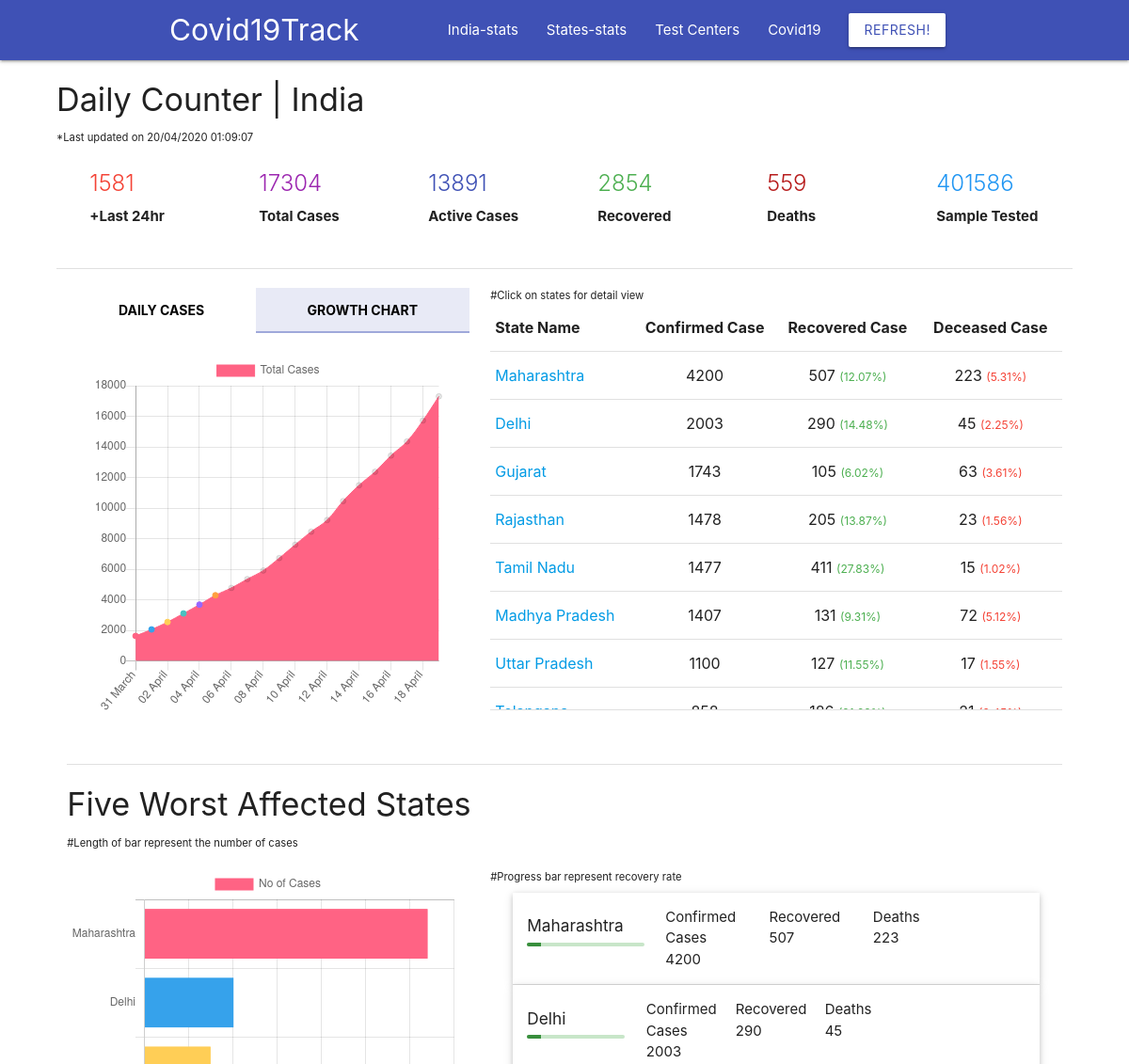
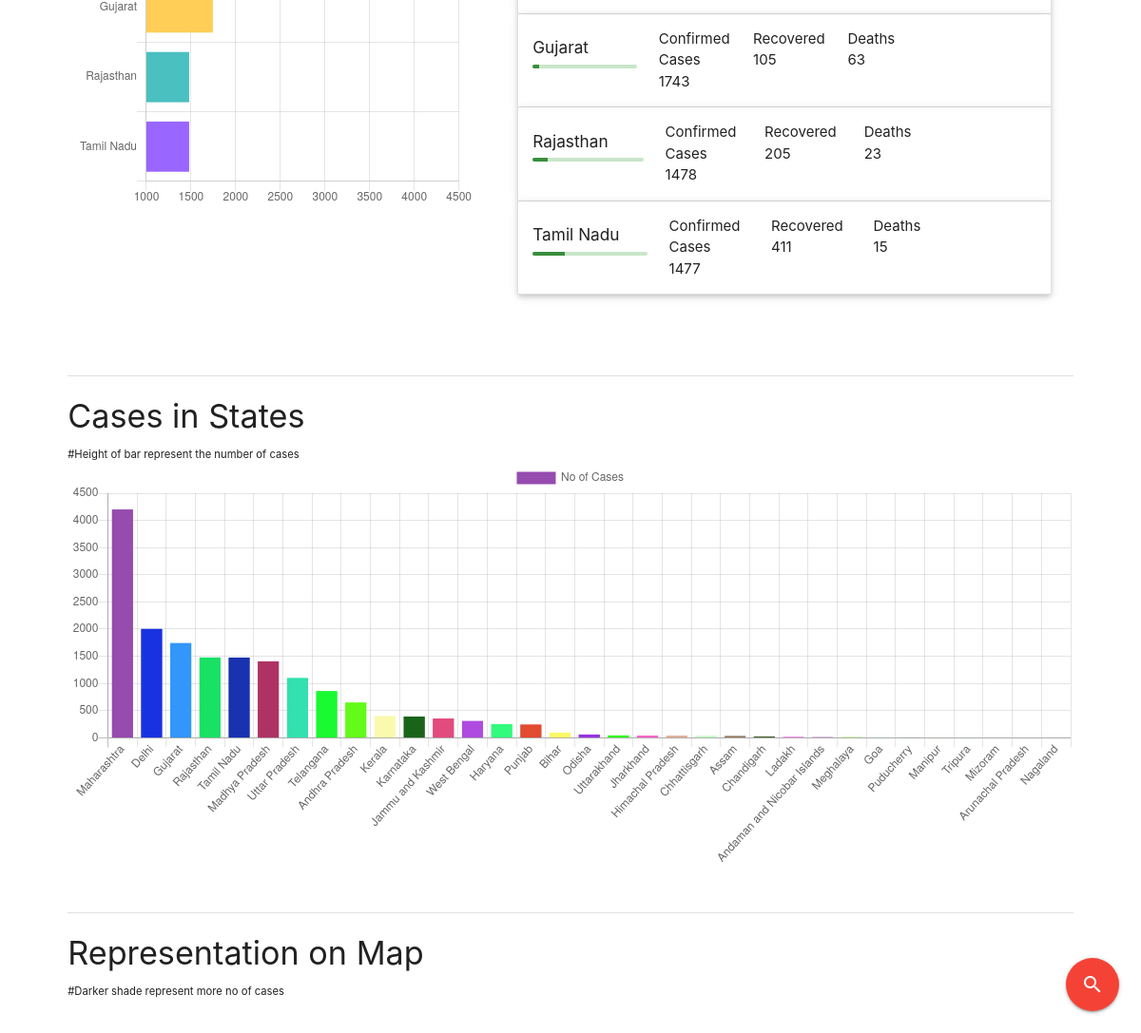
The page /india/status on the database as committed earlier (2 pictures, top to bottom).
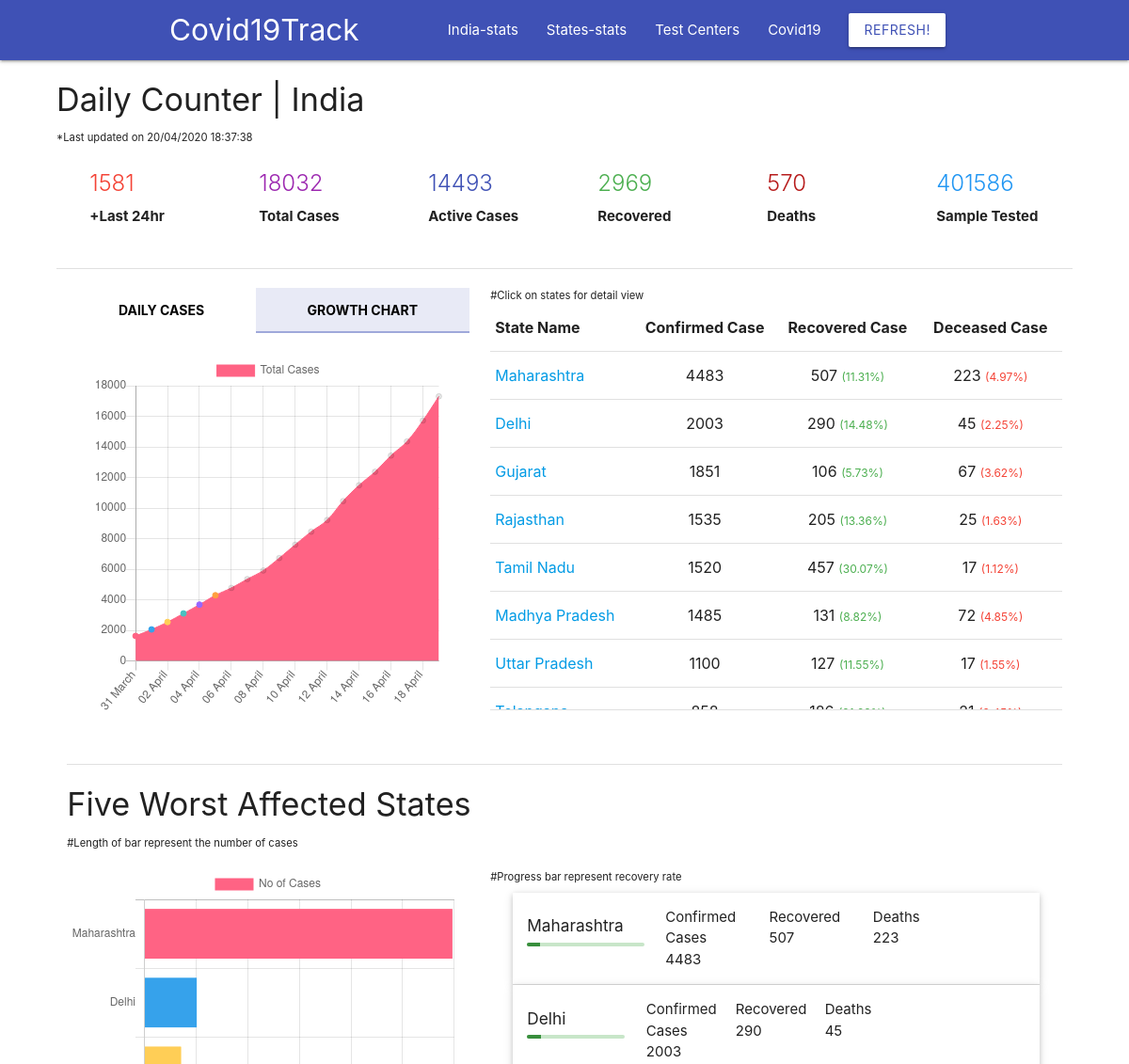
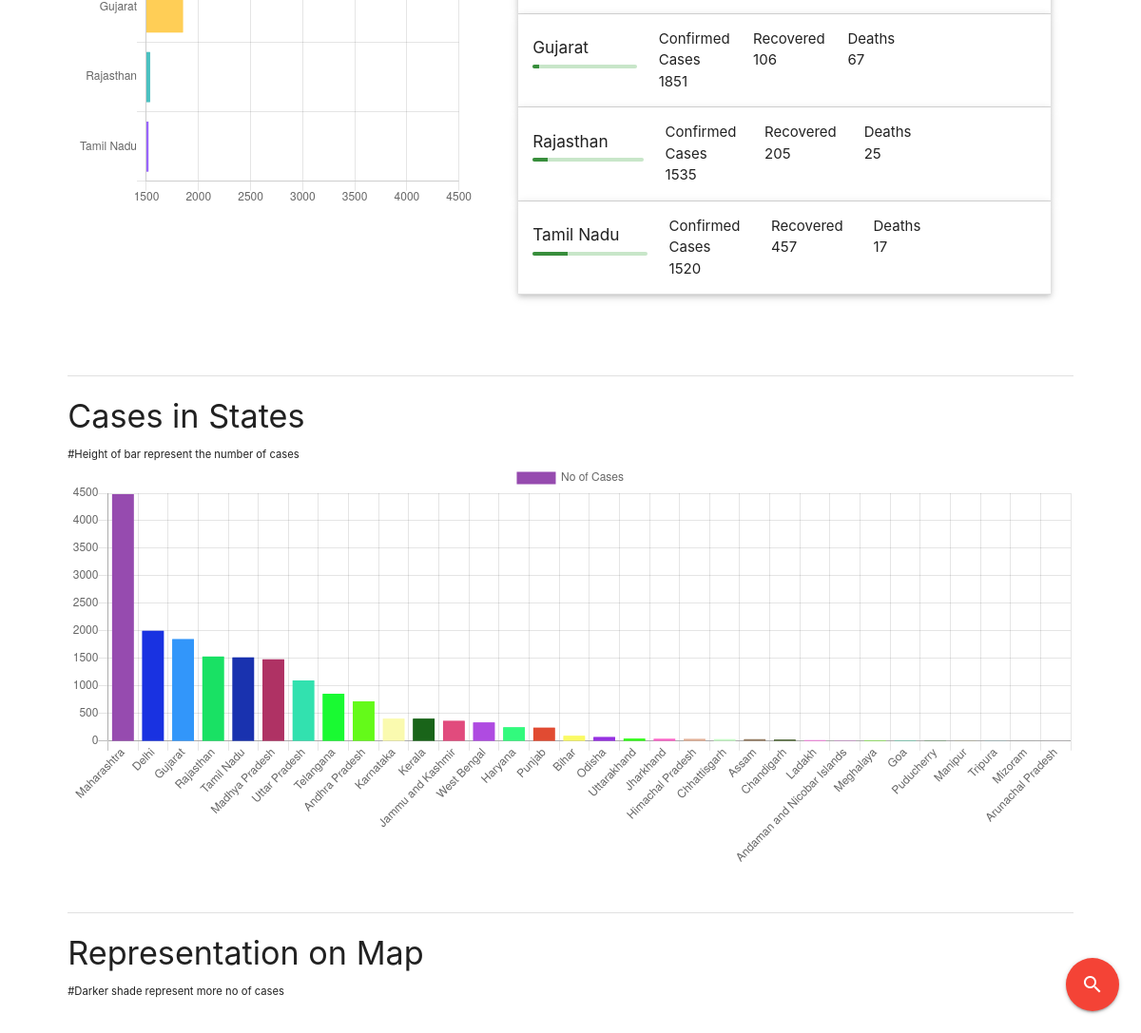
The same page on the database as committed later (2 pictures, top to bottom).
### indiaRecords/models.py (models this page shows, shortened)
class ImpParam(models.Model):
    key = models.CharField(max_length=100, unique=True)
    value = models.CharField(max_length=100)

class State(models.Model):
    name = models.CharField(max_length=100, unique=True)
    statecode = models.CharField(max_length=10,unique=True)
    confirmed = models.IntegerField(default=0)
    deaths = models.IntegerField(default=0)
    recovered = models.IntegerField(default=0)
    active = models.IntegerField(default=0)
    deltaconfirmed= models.IntegerField(default=0)
    deltadeaths= models.IntegerField(default=0)
    deltarecovered= models.IntegerField(default=0)
    latitude = models.DecimalField(max_digits=5, decimal_places=2, default=0)
    longitude = models.DecimalField(max_digits=5, decimal_places=2, default=0)
    lastupdatetime = models.CharField(max_length=100)

### indiaRecords/views.py (the view, shortened to what this page needs)
# urls.py: path('india/status', iv.India.as_view(),name='india_status_home'),
class India(View):
    mytemplate = 'india_status.html'
    unsupported = 'Unsupported operation'
    def get(self, request):
        indconfirmed = ImpParam.objects.get(key="indconfirmed").value
        indactive = ImpParam.objects.get(key="indactive").value
        inddeaths = ImpParam.objects.get(key="inddeaths").value
        indrecovered = ImpParam.objects.get(key="indrecovered").value
        inddeltadeaths = ImpParam.objects.get(key="inddeltadeaths").value
        inddeltaconfirmed = ImpParam.objects.get(key="inddeltaconfirmed").value
        inddeltarecovered = ImpParam.objects.get(key="inddeltarecovered").value
        totalindividualtested = ImpParam.objects.get(key="totalindividualtested").value
        totalsampletested = ImpParam.objects.get(key="totalsampletested").value
        lastupdated = ImpParam.objects.get(key="indlastupdatetime").value
        statedata = State.objects.all().filter(confirmed__gte=1).order_by('-confirmed')
        indiatimeseries = IndiaTimeSeries.objects.all()
        last24hr = indiatimeseries[len(indiatimeseries)-1].dailyconfirmed
        indiatimeserieslabel = []
        indiatimeseriesdailydata = []
        inditimeseriescummdata = []
        barcolorlist = []
        statenameslabel = []
        statecasedata=[]
        barcolorlistforstate = []
        for tcs in indiatimeseries:
            indiatimeserieslabel.append(tcs.date)
            indiatimeseriesdailydata.append(tcs.dailyconfirmed)
            barcolorlist.append('rgba(255, 99, 132, 8)',)
            inditimeseriescummdata.append(tcs.totalconfirmed)
        mapdatalist = [['State', 'Count']]
        for st in statedata:
            statenameslabel.append(st.name)
            statecasedata.append(st.confirmed)
            mapdatalist.append([st.name,st.confirmed])
            clr = 'rgba('+str(random.randint(1, 10)*25)+','+str(random.randint(1, 10)*25)+','+str(random.randint(1, 10)*25)+','+'8';
            barcolorlistforstate.append(clr)
        top5namelabel = []
        top5data = []
        topstate = statedata[0:5]
        top5 = {}
        for tpss in topstate:
            distr = District.objects.all().filter(state=tpss).order_by('-confirmed')
            top5.update({tpss:distr})
            top5namelabel.append(tpss.name)
            top5data.append(tpss.confirmed)
        context = {
            'indconfirmed':indconfirmed,
            'indactive':indactive,
            'inddeaths':inddeaths,
            'indrecovered':indrecovered,
            'totalindividualtested':totalindividualtested,
            'totalsampletested':totalsampletested,
            'indiatimeserieslabel':indiatimeserieslabel[-20:],
            'indiatimeseriesdailydata':indiatimeseriesdailydata[-20:],
            'barcolorlist':barcolorlist,
            'inditimeseriescummdata':inditimeseriescummdata[-20:],
            'statenameslabel':statenameslabel,
            'statecasedata':statecasedata,
            'statedata':statedata,
            'top5':top5,
            'mapdatalist':mapdatalist,
            'top5data':top5data,
            'top5namelabel':top5namelabel,
            'barcolorlistforstate':barcolorlistforstate,
            'lastupdated':lastupdated,
            'refresh_message':"No new update",
            'last24hr':last24hr,
        }
        return render(request,self.mytemplate,context)

### indiaRecords/templates/india_status.html (shortened to what this page needs)
{% extends 'base.html' %}
{% load mathfilters %}
{% load static %}
{% block content %}
<script type="text/javascript">
google.load('visualization', '1', {'packages': ['geochart']});
google.setOnLoadCallback(drawVisualization);
function drawVisualization() {
var data = google.visualization.arrayToDataTable({{ mapdatalist |safe}});
var opts = {
  region: 'IN',
  displayMode: 'regions',
  resolution: 'provinces',
  colorAxis: {colors: ['#ffebee', '#f44336']},
};
var geochart = new google.visualization.GeoChart(
    document.getElementById('visualization'));
geochart.draw(data, opts);
};
</script>
<div class="container widthextra">
  <div class="heading padding_zero-fixed">
    <h4 class="shadow">
      Daily Counter | India
    </h4>
    <small>*Last updated on {{ lastupdated }}</small>
    <div class="row">
      <div class="col s6 m4 l2">
        <div class="card">
          <div class="card-content shadowindigo">
            <span class="card-title counter-count red-text"> {{ last24hr }}</span>
            <p>
              +Last 24hr <br>
            </p>
          </div>
        </div>
      </div>
        <div class="col s6 m4 l2">
          <div class="card ">
            <div class="card-content shadowblue">
              <span class="card-title counter-count purple-text">{{ indconfirmed }}</span>
              <p>
                Total Cases <br>
              </p>
            </div>
          </div>
        </div>
        <div class="col s6 m4 l2">
          <div class="card">
            <div class="card-content shadowpurple">
              <span class="card-title counter-count indigo-text">{{ indactive }}</span>
              <p>
                Active Cases <br>
              </p>
            </div>
          </div>
        </div>
        <div class="col s6 m4 l2">
          <div class="card">
            <div class="card-content shadowgreen">
              <span class="card-title counter-count green-text">{{ indrecovered }}</span>
              <p>
                Recovered <br>
              </p>
            </div>
          </div>
        </div>
        <div class="col s6 m4 l2">
          <div class="card">
            <div class="card-content shadowred">
              <span class="card-title counter-count deathtext">{{ inddeaths }}</span>
              <p>
                Deaths <br>
              </p>
            </div>
          </div>
        </div>
        <div class="col s6 m4 l2">
          <div class="card ">
            <div class="card-content shadowteal">
              <span class="card-title counter-count blue-text">{{ totalsampletested }}</span>
              <p>
                Sample Tested <br>
              </p>
            </div>
          </div>
        </div>
    </div>
    </div>
<div class="divider pdd"></div>
    <div class="row">
      <div class="col hide-on-small-only m6 l5">
        <div class="card">
        <div class="card-tabs">
          <ul class="tabs tabs-fixed-width">
            <li class="tab"><a href="#myChart_bar">Daily Cases</a></li>
            <li class="tab"><a class="active" href="#myChart_line">Growth Chart</a></li>
          </ul>
        </div>
        <div class="card-content ">
          <canvas id="myChart_line" width="400" height="400"></canvas>
        </div>
        </div>
      </div>
      <div class="col s12 m6 l7">
      <small>  #Click on states for detail view </small>
        <table class="highlight">
          <thead>
            <tr>
                <th>State Name</th>
                <th class="centeralign">Confirmed Case</th>
                <th class="centeralign">Recovered Case</th>
                <th class="centeralign">Deceased Case</th>
            </tr>
          </thead>
          <tbody>
            {% for state in statedata %}
            <tr>
              <td> <a href="{% url 'state_status' state.statecode %}"> {{ state.name }} </a>  </td>
              <td class="centeralign"> {{ state.confirmed }}  </td>
              <td class="centeralign"> {{ state.recovered }} <small class="green-text">({{ state.recovered|div:state.confirmed|mul:100|floatformat:2 }}%)</small> </td>
              <td class="centeralign"> {{ state.deaths }} <small class="red-text">({{ state.deaths|div:state.confirmed|mul:100|floatformat:2 }}%) </td>
            </tr>
            {% endfor %}
          </tbody>
        </table>
        <div class="divider pdd"></div>
      </div>
      <div class="col s12 l12 m12">
        <div class="divider margin_top"> </div>
        <h4 class="shadow"> Five Worst Affected States </h4>
      <small>  #Length of bar represent the number of cases </small>
      </div>
      <div class="box">
      <div class="row">
        <div class="col s12 m6 l5 padding_top heightMatch hide-on-small-only">
          <canvas id="myChart_horizontal_bar" width="400" height="400">Test 2</canvas>
        </div>
        <div class="col s12 m6 l7 padding_top">
        <small>  #Progress bar represent recovery rate </small>
          <ul class="collapsible popout">
            {% for top,topd in top5.items %}
            <li>
              <div class="collapsible-header">
                <div class="row padding_zero">
                  <div class="col s12 m12 l4 padding_zero">
                    <h6>{{ top.name }}</h6>
                    <div class="progress green lighten-4">
                        <div class="determinate green darken-2" style="width: {{ top.recovered|div:top.confirmed|mul:100|floatformat:2 }}%"></div>
                    </div>
                  </div>
                  <div class="col s4 m4 l3  padding_zero">
                    Confirmed Cases
                    <div>
                      {{ top.confirmed }}
                    </div>
                  </div>
                  <div class="col s4 m4 l3 padding_zero">
                    Recovered
                    <div>
                      {{ top.recovered }}
                    </div>
                  </div>
                  <div class="col s4 m4 l2 padding_zero">
                    Deaths
                    <div>
                      {{ top.deaths }}
                    </div>
                  </div>
                </div>
              </div>
            </li>
            {% endfor %}
          </ul>
        </div>
    </div>
  </div>
  </div>
  <div class="row">
    <div class="col s12 l12 m12">
      <div class="divider margin_top"> </div>
      <h4 class="shadow"> Cases in States </h4>
    <small>  #Height of bar represent the number of cases  </small>
    </div>
    <div class="col s12 l12 m12 hide-on-small-only">
      <canvas id="myChart_state_bar" width="100%" height="40%"> </canvas>
    </div>
  </div>
  <div class="row">
    <div class="col s12 l12 m12">
      <div class="divider margin_top"> </div>
      <h4 class="shadow"> Representation on Map </h4>
    <small> #Darker shade represent more no of cases  </small>
    </div>
    <div class="col s12 l12 m12">
    </div>
  </div>
</div>
<script>
var ctx = document.getElementById('myChart_line').getContext('2d');
var myChart = new Chart(ctx, {
  type: 'line',
  data: {
      labels: {{ indiatimeserieslabel |safe}},
      datasets: [{
          label: 'Total Cases',
          data: {{inditimeseriescummdata | safe}},
          backgroundColor: [
              'rgba(255, 99, 132, 1)',
              'rgba(54, 162, 235, 1)',
              'rgba(255, 206, 86, 1)',
              'rgba(75, 192, 192, 1)',
              'rgba(153, 102, 255, 1)',
              'rgba(255, 159, 64, 1)'
          ],
          borderColor: [
              'rgba(255, 99, 132, 1)',
              'rgba(54, 162, 235, 1)',
              'rgba(255, 206, 86, 1)',
              'rgba(75, 192, 192, 1)',
              'rgba(153, 102, 255, 1)',
              'rgba(255, 159, 64, 1)'
          ],
          borderWidth: 1
      }]
  },
  options: {
      scales: {
          yAxes: [{
              ticks: {
                  beginAtZero: true
              }
          }]
      }
  }
});
</script>
<script>
var ctx = document.getElementById('myChart_horizontal_bar').getContext('2d');
var myChart = new Chart(ctx, {
type: 'horizontalBar',
data: {
    labels: {{ top5namelabel |safe}},
    datasets: [{
        label: 'No of Cases',
        data:  {{ top5data |safe}},
        backgroundColor: [
                'rgba(255, 99, 132, 1)',
                'rgba(54, 162, 235, 1)',
                'rgba(255, 206, 86, 1)',
                'rgba(75, 192, 192, 1)',
                'rgba(153, 102, 255, 1)'
            ],
            borderColor: [
                'rgba(255, 99, 132, 4)',
                'rgba(54, 162, 235, 4)',
                'rgba(255, 206, 86, 4)',
                'rgba(75, 192, 192, 4)',
                'rgba(153, 102, 255, 4)'
            ],
        borderWidth: 1,
    }]
},
options: {
    scales: {
        yAxes: [{
            ticks: {
                beginAtZero: true
            }
        }]
    }
}
});
</script>
<script>
var ctx = document.getElementById('myChart_state_bar').getContext('2d');
var myChart = new Chart(ctx, {
type: 'bar',
data: {
    labels: {{ statenameslabel |safe}},
    datasets: [{
        label: 'No of Cases',
        data:  {{ statecasedata |safe}},
        backgroundColor: {{barcolorlistforstate|safe}},
            borderColor: {{barcolorlistforstate|safe}},
        borderWidth: 1,
    }]
},
options: {
    scales: {
        yAxes: [{
            ticks: {
                beginAtZero: true
            }
        }]
    }
}
});
</script>
<script>
var ctx = document.getElementById('myChart_state_bar1').getContext('2d');
var myChart = new Chart(ctx, {
type: 'bar',
data: {
    labels: {{ statenameslabel |safe}},
    datasets: [{
        label: 'No of Cases',
        data:  {{ statecasedata |safe}},
        backgroundColor: {{barcolorlistforstate|safe}},
            borderColor: {{barcolorlistforstate|safe}},
        borderWidth: 1,
    }]
},
options: {
    scales: {
        yAxes: [{
            ticks: {
                beginAtZero: true
            }
        }]
    }
}
});
</script>
<script>
var ctx = document.getElementById('myChart_line1').getContext('2d');
var myChart = new Chart(ctx, {
  type: 'line',
  data: {
      labels: {{ indiatimeserieslabel |safe}},
      datasets: [{
          label: 'Total Cases',
          data: {{inditimeseriescummdata | safe}},
          backgroundColor: [
              'rgba(255, 99, 132, 1)',
              'rgba(54, 162, 235, 1)',
              'rgba(255, 206, 86, 1)',
              'rgba(75, 192, 192, 1)',
              'rgba(153, 102, 255, 1)',
              'rgba(255, 159, 64, 1)'
          ],
          borderColor: [
              'rgba(255, 99, 132, 1)',
              'rgba(54, 162, 235, 1)',
              'rgba(255, 206, 86, 1)',
              'rgba(75, 192, 192, 1)',
              'rgba(153, 102, 255, 1)',
              'rgba(255, 159, 64, 1)'
          ],
          borderWidth: 1
      }]
  },
  options: {
      scales: {
          yAxes: [{
              ticks: {
                  beginAtZero: true
              }
          }]
      }
  }
});
</script>
{% endblock %}

### indiaRecords/templates/base.html (shortened to what this page needs)
<html lang="en">
<head>
  <link rel="stylesheet" href="https://cdnjs.cloudflare.com/ajax/libs/materialize/1.0.0-beta/css/materialize.min.css">
</head>
<body>
  <div class="navbar">
    <nav class="nav-wrapper indigo">
      <div class="container">
        <a href="{% url 'india_status' %}" class="brand-logo">Covid19Track</a>
        <ul class="right hide-on-med-and-down">
          <li><a href="{% url 'india_status' %}">India-stats</a></li>
          <li><a href="{% url 'states_table' %}">States-stats</a></li>
          <li><a href="{% url 'helpline' %}">Test Centers</a></li>
          <li><a href="{% url 'covid19' %}">Covid19</a></li>
          <li>
            <a id="updateInvoke" class="waves-effect btn white indigo-text">Refresh!</a>
          </li>
        </ul>
      </div>
    </nav>
  </div>
  <div class="fixed-action-btn modal-trigger" href="#modal1">
  <a class="btn-floating btn-large red">
    <i class="large material-icons">search</i>
  </a>
</div>
{% block content %}
{% endblock %}
</body>
</html>

Rows that differ between the two databases and show on the page:
changed ImpParam (number 1 of 6 on the later page): value "20/04/2020 01:09:07" → "20/04/2020 18:37:38"
changed ImpParam (number 2 of 6 on the later page): value "17304" → "18032"
changed ImpParam (number 3 of 6 on the later page): value "13891" → "14493"
changed ImpParam (number 4 of 6 on the later page): value "2854" → "2969"
changed ImpParam (number 5 of 6 on the later page): value "559" → "570"
changed State "Maharashtra": confirmed "4200" → "4483"; recovered|div "12.07" → "11.31"; deaths|div "5.31" → "4.97"
changed State "Gujarat": confirmed "1743" → "1851"; recovered "105" → "106"; recovered|div "6.02" → "5.73"; deaths "63" → "67"; deaths|div "3.61" → "3.62"
changed State "Rajasthan": confirmed "1478" → "1535"; recovered|div "13.87" → "13.36"; deaths "23" → "25"; deaths|div "1.56" → "1.63"
changed State "Tamil Nadu": confirmed "1477" → "1520"; recovered "411" → "457"; recovered|div "27.83" → "30.07"; deaths "15" → "17"; deaths|div "1.02" → "1.12"
changed State "Madhya Pradesh": confirmed "1407" → "1485"; recovered|div "9.31" → "8.82"; deaths|div "5.12" → "4.85"
Other text that changed with them:
chart data {{ top5data |safe }}: [4200, 2003, 1743, 1478, 1477] → [4483, 2003, 1851, 1535, 1520]
chart data {{ statecasedata |safe }}: [4200, 2003, 1743, 1478, 1477, 1407, 1100, 858, 647, 401, 390, 354, 310, 250, 244, 96, 61, 44, 41, 39, 36, 34, 26, 18, 15, 11, 7, 7, 2, 2, 1, 1, 1] → [4483, 2003, 1851, 1535, 1520, 1485, 1100, 858, 722, 408, 407, 368, 339, 251, 245, 96, 74, 44, 42, 39, 36, 35, 26, 18, 16, 11, 7, 7, 2, 2, 1, 1]
